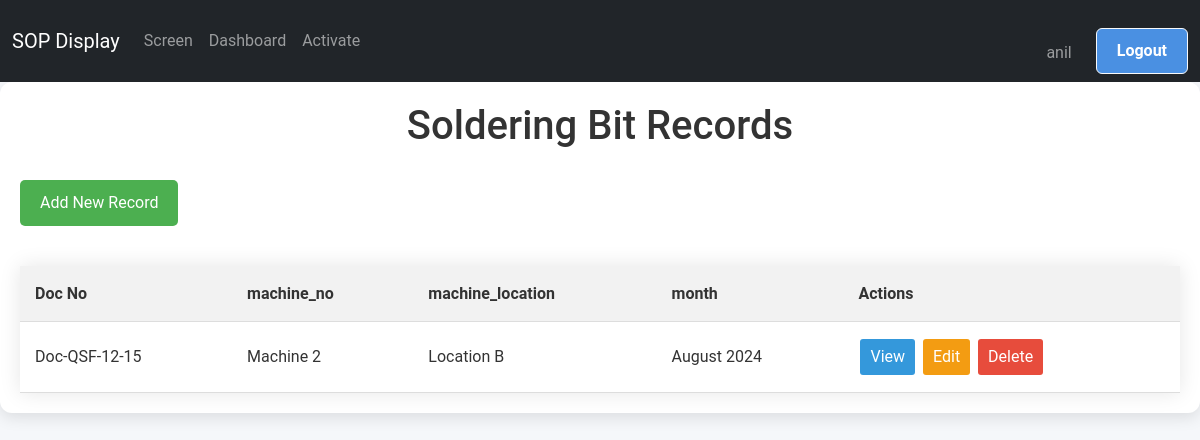
Before: /screen/soldering/list/ (signed in) with the older database file.
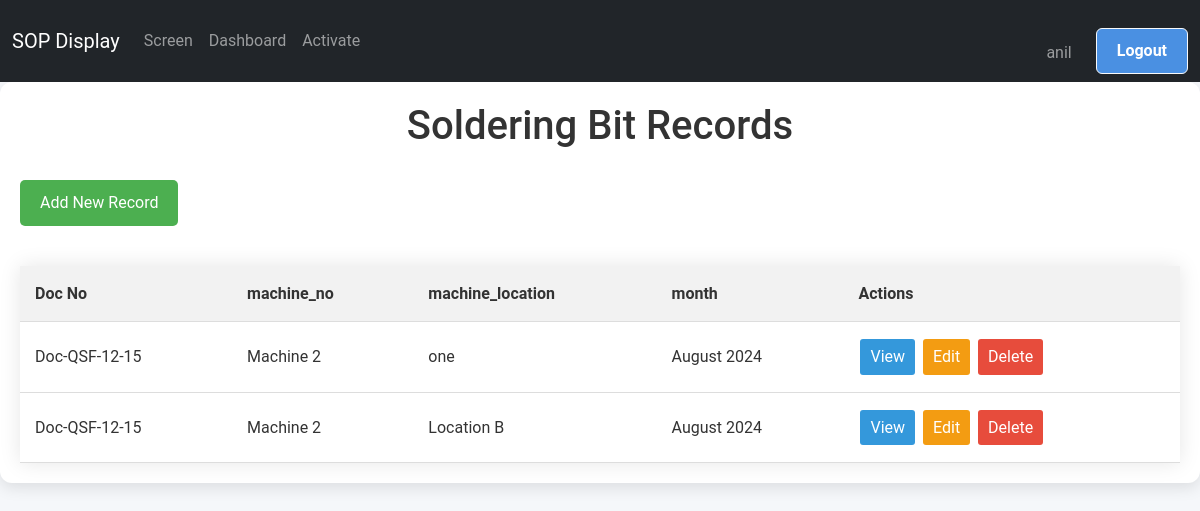
After: the same page with the newer database file.
### screen_app/models.py (models this page shows, shortened)
class SolderingBitRecord(models.Model):
    PART_CHOICES = (
        ('tsc_01', 'TSC 01'),
        ('tsc_02', 'TSC 02'),
        ('tsc_04', 'TSC 04'),
        ('tsc_05', 'TSC 05'),
        ('tsc_09', 'TSC 09'),
        ('ebe_01', 'EBE 01'),
        ('csl_01', 'CSL 01'),
        ('dtr_03', 'DTR 03'),
        ('dtr_05', 'DTR 05'),
    )
    MACHINE_CHOICES = (
        ('M1', 'Machine 1'),
        ('M2', 'Machine 2'),
        ('M3', 'Machine 3'),
    )
    LOCATION_CHOICES = (
        ('visual_inspection', 'Visual Inspection'),
        ('programming_testing', 'Programming & Testing'),
        ('function_testing', 'Function Testing'),
        ('adhesive_application', 'Adhesive Application'),
        ('conformal_coating', 'Conformal Coating'),
        ('housing', 'Housing'),
        ('e90fl', 'E90FL'),
        ('dr_beck_epoxy', 'Dr. Beck Epoxy'),
        ('final_testing', 'Final Testing'),
    )
    TICK_CHOICES = [
        ('✔', 'OK'),
        ('✘', 'Not OK'),
        ('', 'Not Checked'),
    ]
    station = models.CharField(max_length=100, default='DSL01_S01')
    doc_number = models.CharField(max_length=50, verbose_name="Doc. No.", default='Doc-QSF-12-15', blank=True)
    part_name = models.CharField(max_length=100, choices=PART_CHOICES)
    machine_no = models.CharField(max_length=150, choices=MACHINE_CHOICES)
    machine_location = models.CharField(max_length=150,choices=LOCATION_CHOICES)
    month = models.DateField(default=timezone.now, blank=True)
    time = models.TimeField(default=timezone.now, blank=True)
    operator_name = models.ForeignKey(User, on_delete=models.CASCADE, blank=True, null=True)
    soldering_points_per_part = models.IntegerField(default=10)
    bit_size = models.CharField(max_length=20, default="20DV")
    date = models.DateField(default=timezone.now, blank=True)
    produce_quantity_shift_a = models.IntegerField(verbose_name="Produce Quantity Shift A")
    produce_quantity_shift_b = models.IntegerField(verbose_name="Produce Quantity Shift B")
    total_quantity = models.IntegerField(verbose_name="Total Quantity (Both shifts)", default=500)
    total_soldering_points = models.IntegerField(verbose_name="Total Soldering points/day", default=500)
    bit_life_remaining = models.IntegerField(verbose_name="Bit Life Remaining (Parts in Nos.)", default=500)
    bit_change_date = models.DateField(verbose_name="Bit Change Date")
    prepared_by = models.CharField(max_length=100, choices=TICK_CHOICES, blank=True)
    approved_by = models.CharField(max_length=100, choices=TICK_CHOICES, blank=True)
    class Meta:
        verbose_name = "Robotic Soldering Bit Replacement Record"
        verbose_name_plural = "Robotic Soldering Bit Replacement Records"

### screen_app/views.py (the view)
# urls.py: path('soldering/list/', ListSolderingBitRecordView.as_view(), name='list_soldering_bit_records'),
@method_decorator(staff_member_required, name='dispatch')
class ListSolderingBitRecordView(ListView):
    model = SolderingBitRecord
    template_name = 'SolderingBitRecord/list_soldering_bit_records.html'
    context_object_name = 'records'
    ordering = ['-date', '-time']

### screen_app/templates/SolderingBitRecord/list_soldering_bit_records.html (shortened to what this page needs)
{% extends "base.html" %}  {% block content %}
<div class="container">
  <h1>Soldering Bit Records</h1>
  <a href="{% url 'add_soldering_bit_record' %}" class="add-new-btn"
    >Add New Record</a
  >
  {% if records %}
  <table>
    <thead>
      <tr>
        <th>Doc No</th>
        <th>machine_no</th>
        <th>machine_location</th>
        <th>month</th>
        <th>Actions</th>
      </tr>
    </thead>
    <tbody>
      {% for record in records %}
      <tr>
        <td>{{record.doc_number}}</td>
        <td>{{record.get_machine_no_display}}</td>
        <td>{{record.get_machine_location_display}}</td>
        <td>{{record.month|date:"F Y"}}</td>
        <td>
          <a
            href="{% url 'soldering_bit_record_detail' record.pk %}"
            class="action-btn view-btn"
            >View</a
          >
          <a
            href="{% url 'update_soldering_bit_record' record.pk %}"
            class="action-btn edit-btn"
            >Edit</a
          >
          <a
            href="{% url 'delete_soldering_bit_record' record.pk %}"
            class="action-btn delete-btn"
            >Delete</a
          >
        </td>
      </tr>
      {% endfor %}
    </tbody>
  </table>
  {% else %}
  <p class="no-records">No rejection sheets found.</p>
  {% endif %}
</div>
{% endblock content %}

Changed rows visible on the page:
added SolderingBitRecord: doc_number "Doc-QSF-12-15", machine_no "Machine 2", machine_location "one", month "August 2024"
